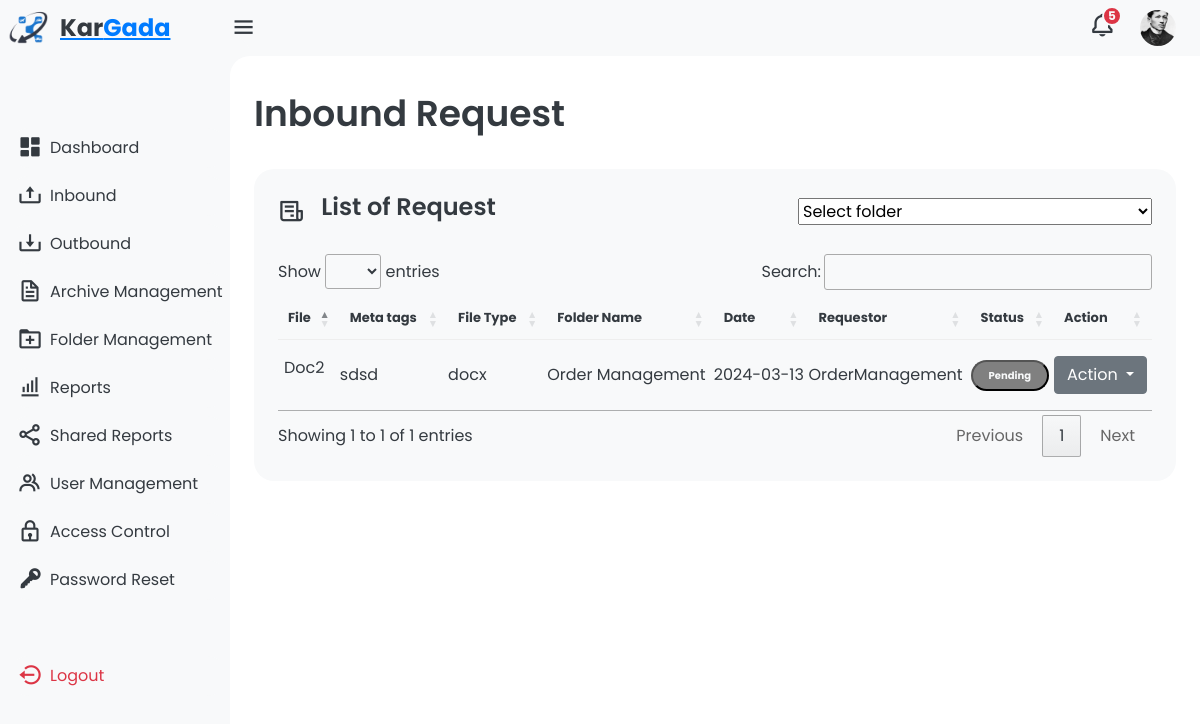
/admin/inbound.php (signed in), run on the app's committed database.
### tables this page shows
CREATE TABLE `fms_g14_inbound` (
  `id` int(11) NOT NULL,
  `files_id` int(11) NOT NULL,
  `reason` varchar(255) NOT NULL,
  `status` varchar(50) NOT NULL
);

CREATE TABLE `fms_g14_files` (
  `id` int(11) NOT NULL,
  `name` varchar(200) NOT NULL,
  `description` text NOT NULL,
  `user_id` int(30) NOT NULL,
  `folder_id` int(30) NOT NULL,
  `file_type` varchar(50) NOT NULL,
  `file_path` varchar(255) DEFAULT NULL,
  `date_updated` datetime NOT NULL DEFAULT current_timestamp() ON UPDATE current_timestamp()
);

CREATE TABLE `fms_g14_folder` (
  `id` int(11) NOT NULL,
  `user_id` int(50) NOT NULL,
  `file_name` varchar(255) NOT NULL,
  `parent_id` int(50) NOT NULL,
  `created_at` timestamp NOT NULL DEFAULT current_timestamp() ON UPDATE current_timestamp()
);

CREATE TABLE `fms_g14_users` (
  `id` int(11) NOT NULL,
  `username` varchar(100) NOT NULL,
  `email` varchar(100) NOT NULL,
  `password` varchar(255) NOT NULL,
  `verify_token` varchar(255) DEFAULT NULL,
  `created_at` timestamp NOT NULL DEFAULT current_timestamp() ON UPDATE current_timestamp(),
  `activate` int(50) NOT NULL,
  `role` int(11) NOT NULL,
  `image` varchar(255) NOT NULL
);

### admin/inbound.php (the view, shortened to what this page needs)
<?php
include '../config/db.php';
$sql = "SELECT inbound.id, inbound.status, files.name, files.file_type, files.description, DATE(files.date_updated) AS date_updated, users.username, folder.file_name
FROM fms_g14_inbound as inbound
INNER JOIN fms_g14_files as files ON inbound.files_id = files.id
INNER JOIN fms_g14_users as users ON files.user_id = users.id
INNER JOIN fms_g14_folder as folder ON files.folder_id = folder.id
WHERE inbound.status = 'Pending';
";
$stmt = mysqli_prepare($con, $sql);
mysqli_stmt_execute($stmt);
mysqli_stmt_bind_result($stmt, $fileid, $status, $name, $file_type, $description, $date_updated, $username, $folder);
$files = array();
while (mysqli_stmt_fetch($stmt)) {
    $files[] = array(
        'id' => $fileid,
        'status' => $status,
        'name' => $name,
        'file_type' => $file_type,
        'description' => $description,
        'date_updated' => $date_updated,
        'username' => $username,
        'file_name' => $folder,
    );
}
?>
<!DOCTYPE html>
<html lang="en">
<head>
    <link href="https://stackpath.bootstrapcdn.com/bootstrap/4.5.2/css/bootstrap.min.css" rel="stylesheet">
    <link href='https://unpkg.com/boxicons@2.1.4/css/boxicons.min.css' rel='stylesheet'>
    <link rel="stylesheet" href="../assets/css/dashboard.css">
    <link rel="stylesheet" type="text/css" href="https://cdn.datatables.net/1.11.5/css/jquery.dataTables.css">
</head>
<body>
    <?php include '../config/sidebar.php'?>
    <div class="content">
        <?php include '../config/header.php'?>
        <main>
            <div class="header">
                <div class="left">
                            <h1>Inbound Request</h1>
                        </div>
                </div>
            <div class="bottom-data">
                <div class="orders">
                    <div class="header">
                        <i class='bx bx-receipt'></i>
                        <h3>List of Request</h3>
                        <div class="filters">
                        <select id="folder-name-filter">
                            <option value="" selected disabled>Select folder</option>
                        </select>
                    </div>
                    </div>
                    <table id="request-table">
                        <thead>
                            <tr>
                                <th>File</th>
                                <th>Meta tags</th>
                                <th>File Type</th>
                                <th>Folder Name</th>
                                <th>Date</th>
                                <th>Requestor</th>
                                <th>Status</th>
                                <th>Action</th>
                            </tr>
                        </thead>
                        <tbody>
                            <?php foreach ($files as $file): ?>
                                <tr>
                                    <td><?php echo $file['name']; ?></td>
                                    <td><?php echo $file['description']; ?></td>
                                    <td><?php echo $file['file_type']; ?></td>
                                    <td><?php echo $file['file_name']; ?></td>
                                    <td><?php echo $file['date_updated']; ?></td>
                                    <td><?php echo $file['username']; ?></td>
                                    <td>
                                        <button class="status" style="background-color: gray;"><?php echo $file['status']; ?></button>
                                    </td>
                                    <td>
                                        <div class="dropdown">
                                            <button class="btn btn-secondary dropdown-toggle" type="button" id="dropdownMenuButton" data-toggle="dropdown" aria-haspopup="true" aria-expanded="false">
                                                Action
                                            </button>
                                        </div>
                                    </td>
                                </tr>
                            <?php endforeach;?>
                        </tbody>
                    </table>
                </div>
            </div>
        </main>
    </div>
</body>
</html>

### config/sidebar.php (shortened to what this page needs)
<link href="https://stackpath.bootstrapcdn.com/bootstrap/4.5.2/css/bootstrap.min.css" rel="stylesheet">
<div class="sidebar">
        <a href="#" class="logo">
        <img src="../img/kargada.png" alt="Kar Gada" width="100" height="100" style="margin-left: -20px; margin-top: 20px">
            <div class="logo-name" style="margin-left: -20px;"><span>Kar</span>Gada</div>
        </a>
        <ul class="side-menu">
            <li class="dashboard"><a href="dashboard.php"><i class='bx bxs-dashboard'></i>Dashboard</a></li>
            <li><a href="inbound.php"><i class='bx bx-upload'></i>Inbound</a></li>
            <li><a href="outbound.php"><i class='bx bx-download'></i>Outbound</a></li>
            <li><a href="documentManage.php"><i class='bx bx-file'></i>Archive Management</a></li>
            <li><a href="folderCreation.php"><i class='bx bx-folder-plus'></i>Folder Management</a></li>
            <li><a href="report.php"><i class='bx bx-bar-chart-alt'></i>Reports</a></li>
            <li><a href="share_report.php"><i class='bx bx-share-alt'></i>Shared Reports</a></li>
            <li><a href="userManage.php"><i class='bx bx-group'></i>User Management</a></li>
            <li><a href="access.php"><i class='bx bx-lock'></i>Access Control</a></li>
            <li><a href="#" onclick="openPasswordResetModal()"><i class='bx bxs-key'></i>Password Reset</a></li>
        </ul>
        <ul class="side-menu">
        <li>
        <a href="#" class="logout" id="logoutButton" data-toggle="modal" data-target="#logoutConfirmationModal">
            <i class='bx bx-log-out-circle'></i>
            Logout
        </a>
    </li>
        </ul>
    </div>

### config/header.php (shortened to what this page needs)
<?php
include '../config/db.php';
if (isset($_SESSION['id'])) {
    $userId = $_SESSION['id'];
    $sqlCountUnseen = "SELECT COUNT(*) AS unseen_count FROM fms_g14_notifications WHERE status = 'unread' Limit 10";
    $resultCountUnseen = mysqli_query($con, $sqlCountUnseen);
    $rowUnseen = mysqli_fetch_assoc($resultCountUnseen);
    $unseenCount = $rowUnseen['unseen_count'];
    $sql = "SELECT image FROM fms_g14_users WHERE id = ?";
    $stmt = mysqli_prepare($con, $sql);
    mysqli_stmt_bind_param($stmt, "i", $userId);
    mysqli_stmt_execute($stmt);
    mysqli_stmt_bind_result($stmt, $userImage);
}
?>
<nav>
    <i class='bx bx-menu'></i>
    <a href="#" class="notif">
        <i class='bx bx-bell'></i>
        <span class="count"><?php echo $unseenCount; ?></span>
    </a>
    <a href="#" class="profile">
        <?php if (isset($userImage)): ?>
            <img src="<?php echo $userImage; ?>" alt="Profile Image">
        <?php else: ?>
            <img src="../img/default-img.jpg" alt="Default Profile Image">
        <?php endif;?>
    </a>
</nav>

### assets/css/dashboard.css (style rules this page uses)
:root { --light: #f6f6f9; --primary: #1976D2; --light-primary: #CFE8FF; --grey: #eee; --dark-grey: #AAAAAA; --dark: #363949; --danger: #D32F2F; --light-danger: #FECDD3; --warning: #FBC02D; --light-warning: #FFF2C6; --success: #388E3C; --light-success: #BBF7D0; }
* { margin: 0; padding: 0; box-sizing: border-box; font-family: 'Poppins', sans-serif; }
.bx { font-size: 1.7rem; }
a { text-decoration: none; }
li { list-style: none; }
html { overflow-x: hidden; }
body { background: var(--grey); overflow-x: hidden; }
.sidebar { position: fixed; top: 0; left: 0; background: var(--light); width: 230px; height: 100%; z-index: 2000; overflow-x: hidden; scrollbar-width: none; transition: all 0.3s ease; }
.sidebar .logo { font-size: 24px; font-weight: 700; height: 56px; display: flex; align-items: center; color: var(--primary); z-index: 500; padding-bottom: 20px; box-sizing: content-box; }
.sidebar .logo .logo-name span { color: var(--dark); }
.sidebar .side-menu { width: 100%; margin-top: 48px; }
.sidebar .side-menu li { height: 48px; background: transparent; margin-left: 6px; border-radius: 48px 0 0 48px; padding: 4px; }
.sidebar .side-menu li a { width: 100%; height: 100%; background: var(--light); display: flex; align-items: center; border-radius: 48px; font-size: 16px; color: var(--dark); white-space: nowrap; overflow-x: hidden; transition: all 0.3s ease; }
.sidebar .side-menu li a .bx { min-width: calc(60px - ((4px + 6px) * 2)); display: flex; font-size: 1.6rem; justify-content: center; }
.sidebar .side-menu li a.logout { color: var(--danger); }
.content { position: relative; width: calc(100% - 230px); left: 230px; transition: all 0.3s ease; }
.content nav { height: 56px; background: var(--light); padding: 0 24px 0 0; display: flex; align-items: center; grid-gap: 24px; position: sticky; top: 0; left: 0; z-index: 1000; }
.content nav::before { content: ""; position: absolute; width: 40px; height: 40px; bottom: -40px; left: 0; border-radius: 50%; box-shadow: -20px -20px 0 var(--light); }
.content nav a { color: var(--dark); }
.content nav .bx.bx-menu { cursor: pointer; color: var(--dark); }
.content nav .notif { font-size: 20px; position: relative; }
.content nav .notif .count { position: absolute; top: -6px; right: -6px; width: 20px; height: 20px; background: var(--danger); border-radius: 50%; color: var(--light); border: 2px solid var(--light); font-weight: 700; font-size: 12px; display: flex; align-items: center; justify-content: center; }
.content nav .profile img { width: 36px; height: 36px; object-fit: cover; border-radius: 50%; }
.content main { width: 100%; padding: 36px 24px; max-height: calc(100vh - 56px); }
.content main .header { display: flex; align-items: center; justify-content: space-between; grid-gap: 16px; flex-wrap: wrap; }
.content main .header .left h1 { font-size: 36px; font-weight: 600; margin-bottom: 10px; color: var(--dark); }
.content main .bottom-data { display: flex; flex-wrap: wrap; grid-gap: 24px; margin-top: 24px; width: 100%; color: var(--dark); }
.content main .bottom-data>div { border-radius: 20px; background: var(--light); padding: 24px; overflow-x: auto; }
.content main .bottom-data .header { display: flex; align-items: center; grid-gap: 16px; margin-bottom: 24px; }
.content main .bottom-data .header h3 { margin-right: auto; font-size: 24px; font-weight: 600; }
.content main .bottom-data .header .bx { cursor: pointer; }
.content main .bottom-data .orders { flex-grow: 1; flex-basis: 500px; }
.content main .bottom-data .orders table { width: 100%; border-collapse: collapse; }
.content main .bottom-data .orders table th { padding-bottom: 12px; font-size: 13px; text-align: left; border-bottom: 1px solid var(--grey); }
.content main .bottom-data .orders table td { padding: 16px 0; }
.content main .bottom-data .orders table tr td:first-child { display: flex; align-items: center; grid-gap: 12px; padding-left: 6px; }
.content main .bottom-data .orders table tbody tr { cursor: pointer; transition: all 0.3s ease; }
.content main .bottom-data .orders table tr td .status { font-size: 10px; padding: 6px 16px; color: var(--light); border-radius: 20px; font-weight: 700; }

### data on the page
fms_g14_inbound: files.name "Doc2", files.description "sdsd", files.file_type "docx", fms_g14_folder.file_name "Order Management", date_updated "2024-03-13", fms_g14_users.username "OrderManagement", status "Pending"

### other printed values
$unseenCount "5"
